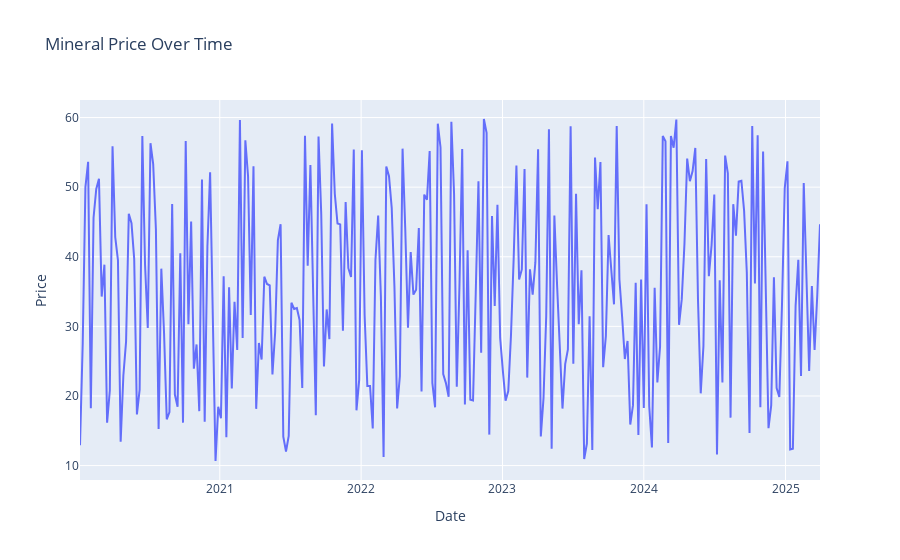

This figure's notebook cell:
### Code cell
mineral_df = df[df["Category"] == "Omega"].copy()
px.line(mineral_df, "Date", "Price", title="Mineral Price Over Time")

### Figure 1 — Plotly figure (JSON) as saved in the notebook; plotly's stock layout.template omitted (floating-point values rounded to 4 significant figures; data arrays with more than 128 entries replaced by an {"elided": "..."} marker saying what was removed)
{"data": [{"hovertemplate": "Date=%{x}<br>Price=%{y}<extra></extra>", "legendgroup": "", "line": {"color": "#636efa", "dash": "solid"}, "marker": {"symbol": "circle"}, "mode": "lines", "name": "", "orientation": "v", "showlegend": false, "type": "scatter", "x": {"elided": "274 str values"}, "xaxis": "x", "y": {"elided": "274 float values"}, "yaxis": "y"}], "layout": {"legend": {"tracegroupgap": 0}, "title": {"text": "Mineral Price Over Time"}, "xaxis": {"anchor": "y", "domain": [0, 1], "title": {"text": "Date"}}, "yaxis": {"anchor": "x", "domain": [0, 1], "title": {"text": "Price"}}}}
